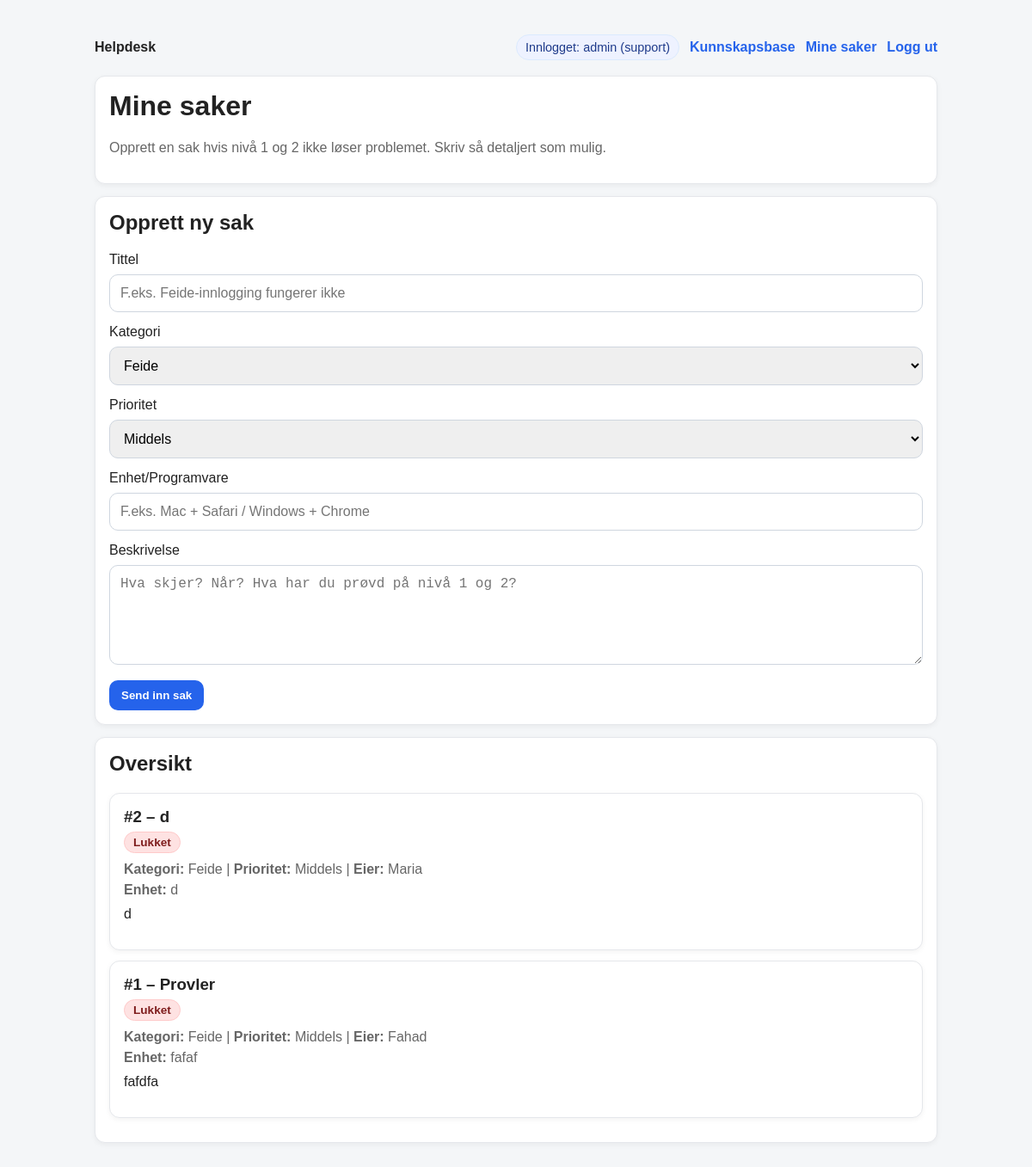
Before: /tickets (signed in) with the older database file.
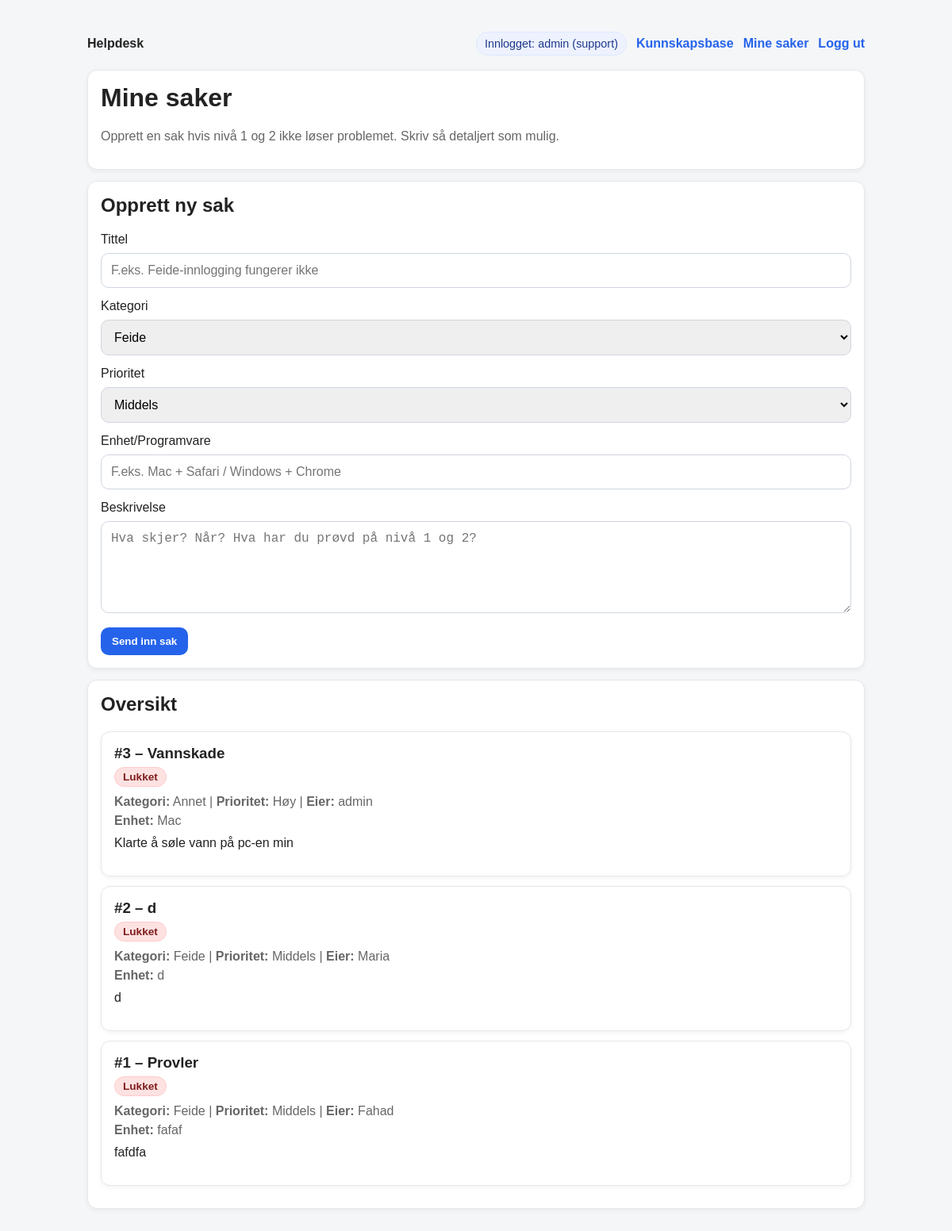
After: the same page with the newer database file.
### tables this page shows
CREATE TABLE tickets (
            id INTEGER PRIMARY KEY AUTOINCREMENT,
            title TEXT NOT NULL,
            desc TEXT NOT NULL,
            owner TEXT NOT NULL,
            category TEXT NOT NULL DEFAULT 'Annet',
            priority TEXT NOT NULL DEFAULT 'Middels',
            device TEXT NOT NULL DEFAULT '',
            status TEXT NOT NULL DEFAULT 'Åpen',
            created_at TEXT NOT NULL DEFAULT (datetime('now'))
        );

### app/routes.py (the view, shortened to what this page needs)
@bp.route("/tickets", methods=["GET", "POST"])
def tickets():
    user = current_user()
    if not user:
        return redirect(url_for("main.login"))
    role = current_role()
    visible = get_tickets() if role == "support" else get_tickets(owner=user)
    return render_template("_tickets.html", tickets=visible, role=role)

### app/db.py (called while the page is built)
def _conn():
    DB_PATH.parent.mkdir(parents=True, exist_ok=True)
    conn = sqlite3.connect(DB_PATH)
    conn.row_factory = sqlite3.Row
    return conn

def get_tickets(owner: Optional[str] = None) -> List[Dict[str, str]]:
    conn = _conn()
    cur = conn.cursor()
    if owner is None:
        cur.execute("SELECT * FROM tickets ORDER BY id DESC")
    else:
        cur.execute("SELECT * FROM tickets WHERE owner = ? ORDER BY id DESC", (owner,))
    rows = cur.fetchall()
    conn.close()
    return [dict(r) for r in rows]

### app/routes.py (called while the page is built)
def current_user():
    return session.get("user")

def current_role():
    return session.get("role")

@bp.before_app_request
def ensure_db():
    init_db()

### app/templates/_tickets.html (shortened to what this page needs)
{% extends "base.html" %}
{% block content %}
<div class="card">
  <h1>Mine saker</h1>
  <p class="muted">
    Opprett en sak hvis nivå 1 og 2 ikke løser problemet. Skriv så detaljert som mulig.
  </p>
</div>
<div class="card">
  <h2>Opprett ny sak</h2>
  <form method="post">
    <label>Tittel</label>
    <input type="text" name="title" placeholder="F.eks. Feide-innlogging fungerer ikke" required>
    <label>Kategori</label>
    <select name="category" required>
      <option>Feide</option>
    </select>
    <label>Prioritet</label>
    <select name="priority" required>
      <option selected>Middels</option>
    </select>
    <label>Enhet/Programvare</label>
    <input type="text" name="device" placeholder="F.eks. Mac + Safari / Windows + Chrome" required>
    <label>Beskrivelse</label>
    <textarea name="desc" rows="5" placeholder="Hva skjer? Når? Hva har du prøvd på nivå 1 og 2?" required></textarea>
    <button type="submit">Send inn sak</button>
  </form>
</div>
<div class="card">
  <h2>Oversikt</h2>
  {% if tickets|length == 0 %}
    <p class="muted">Du har ingen saker enda. Start i Kunnskapsbase og opprett sak hvis det ikke løser problemet.</p>
  {% else %}
    {% for t in tickets %}
      <div class="card" style="margin:12px 0;">
        <div style="display:flex; justify-content:space-between; gap:12px; flex-wrap:wrap;">
          <div>
            <h3 style="margin-bottom:6px;">#{{ t.id }} – {{ t.title }}</h3>
            {% if t.status == "Åpen" %}
              <span class="badge badge-open">Åpen</span>
            {% else %}
              <span class="badge badge-closed">Lukket</span>
            {% endif %}
            <p class="muted" style="margin:10px 0 0;">
              <strong>Kategori:</strong> {{ t.category }} |
              <strong>Prioritet:</strong> {{ t.priority }} |
              <strong>Eier:</strong> {{ t.owner }}
            </p>
            <p class="muted" style="margin:6px 0 0;">
              <strong>Enhet:</strong> {{ t.device }}
            </p>
            <p style="margin-top:10px;">{{ t.desc }}</p>
          </div>
        </div>
      </div>
    {% endfor %}
  {% endif %}
</div>
{% endblock %}

### app/templates/base.html (shortened to what this page needs)
<!doctype html>
<html lang="no">
  <head>
  </head>
  <body>
    <header>
      <strong>Helpdesk</strong>
      <nav>
        {% if session.get("user") %}
          <span class="pill">Innlogget: {{ session.get("user") }} ({{ session.get("role") }})</span>
          <a href="{{ url_for('main.kb') }}">Kunnskapsbase</a>
          <a href="{{ url_for('main.tickets') }}">Mine saker</a>
          <a href="{{ url_for('main.logout') }}">Logg ut</a>
        {% endif %}
      </nav>
    </header>
    {% block content %}{% endblock %}
  </body>
</html>

### app/templates/base.html (style rules this page uses)
:root { --bg:#f4f6f8; --text:#222; --muted:#666; --card:#fff; --border:#e5e7eb; --primary:#2563eb; --primaryHover:#1d4ed8; --green:#16a34a; --yellow:#ca8a04; --red:#dc2626; }
body { font-family: Arial, sans-serif; max-width: 980px; margin: 40px auto; padding: 0 16px; background: var(--bg); color: var(--text); }
header { display:flex; justify-content:space-between; align-items:center; margin-bottom: 18px; }
nav { display:flex; gap:12px; align-items:center; flex-wrap:wrap; }
nav a { color: var(--primary); text-decoration:none; font-weight:700; }
.pill { background:#eef2ff; border:1px solid #dbeafe; color:#1e3a8a; padding:6px 10px; border-radius:999px; font-size:.9rem; white-space:nowrap; }
.card { background:var(--card); border:1px solid var(--border); border-radius:12px; padding:16px; margin:14px 0; box-shadow:0 2px 6px rgba(0,0,0,.05); }
.muted { color: var(--muted); }
h1,h2,h3 { margin-top:0; }
input, textarea, select { width:100%; padding:12px; margin:8px 0 14px; border-radius:10px; border:1px solid #cfd6df; box-sizing:border-box; font-size:1rem; }
.btn, button { display:inline-block; background: var(--primary); color:#fff; border:0; border-radius:10px; padding:10px 14px; font-weight:800; cursor:pointer; text-decoration:none; }
.badge { display:inline-block; padding:4px 10px; border-radius:999px; font-size:.85rem; font-weight:800; }
.badge-closed { background:#fee2e2; color:#7f1d1d; border:1px solid #fecaca; }

Changed rows visible on the page:
added tickets: get "admin", id "3", title "Vannskade", status "Lukket", category "Annet", priority "Høy", owner "admin", device "Mac", desc "Klarte å søle vann på pc-en min"
Other visible differences:
{{ session.get("user") }}: "admin" → (not shown)
